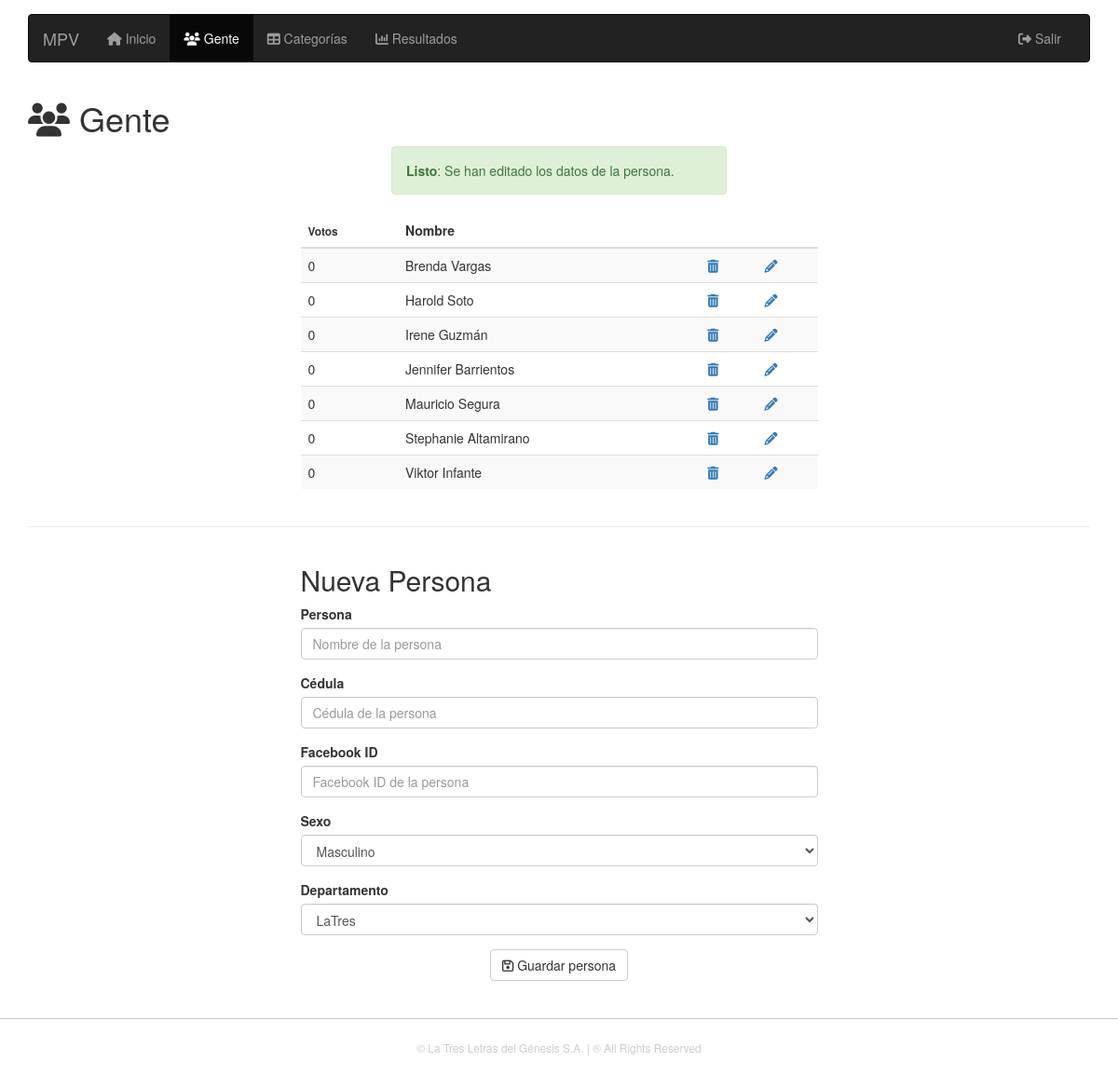
The app's page /admin/ppl.php?m=2 (signed in) with its own data.
### tables this page shows
CREATE TABLE IF NOT EXISTS `users` (
  `uid` int(11) NOT NULL AUTO_INCREMENT,
  `uname` varchar(50) NOT NULL,
  `upass` varchar(50) NOT NULL,
  `ufb` varchar(100) DEFAULT NULL,
  `usex` int(11) NOT NULL,
  `udepartment` int(11) NOT NULL DEFAULT '1',
  `ustatus` int(11) NOT NULL DEFAULT '1',
  PRIMARY KEY (`uid`)
);

### admin/ppl.php (the view, shortened to what this page needs)
<?php
require_once '-globals.php';
require_once '-session.php';
require_once '-head.php';
require_once '-nav.php';
$sth = $conn->prepare("SELECT users.uid, users.uname, IF((SELECT COUNT(binnacle.bid) FROM binnacle WHERE binnacle.buser = users.uid) IS NULL,0,COUNT(binnacle.bid)) AS uvotos FROM users LEFT JOIN binnacle ON binnacle.buser = users.uid WHERE users.ustatus = 1 GROUP BY users.uid ORDER BY 3 ASC, 2 ASC");
$sth->execute();
$sth_rows = $sth->fetchAll(PDO::FETCH_CLASS);
$sthSex = $conn->prepare("SELECT sid AS _id, slabel AS _label FROM sex");
$sthSex->execute();
$sthSex_rows = $sthSex->fetchAll(PDO::FETCH_CLASS);
$sthDepto = $conn->prepare("SELECT did AS _id, dlabel AS _label FROM department");
$sthDepto->execute();
$sthDepto_rows = $sthDepto->fetchAll(PDO::FETCH_CLASS);
?>
<div class="row"><div class="col-sm-12"><h1><i class="fa fa-users" aria-hidden="true"></i> Gente</h1></div></div>
<?php if(isset($_GET['m'])) { ?>
<div class="row">
	<div class="col-sm-4 col-sm-offset-4">
		<?php if( $_GET['m'] == 1 ) { ?>
		<div class="alert alert-success alert-dismissible" role="alert">
			<strong>Listo</strong>: Se ha ingresado en el sistema a la persona.
		</div>
		<?php } else if( $_GET['m'] == 2 ) { ?>
		<div class="alert alert-success alert-dismissible" role="alert">
			<strong>Listo</strong>: Se han editado los datos de la persona.
		</div>
		<?php } else if( $_GET['m'] == 3 ) { ?>
		<div class="alert alert-danger alert-dismissible" role="alert">
			<strong>Listo</strong>: Se ha borrado del sistema a la persona.
		</div>
		<?php } ?>
	</div>
</div>
<?php } ?>
<div class="row">
	<div class="col-sm-6 col-sm-offset-3">
		<table class="table table-striped">
			<thead>
				<tr>
					<th><small>Votos</small></th>
					<th>Nombre</th>
					<th></th>
					<th></th>
				</tr>
			</thead>
			<tbody>
				<?php for ($i=0; $i < count($sth_rows); $i++) { ?>
				<tr>
					<td><?php echo $sth_rows[$i]->uvotos; ?></td>
					<td><?php echo $sth_rows[$i]->uname; ?></td>
					<td><a href="ppl-delete.php?id=<?php echo $sth_rows[$i]->uid; ?>"><i class="fa fa-trash" aria-hidden="true"></i></a></td>
					<td><a href="ppl-edit.php?id=<?php echo $sth_rows[$i]->uid; ?>"><i class="fa fa-pencil" aria-hidden="true"></i></a></td>
				</tr>
				<?php } ?>
			</tbody>
		</table>
	</div>
</div>
<hr>
<form action="ppl-new-do.php" method="POST" class="row">
	<div class="col-sm-6 col-sm-offset-3">
		<h2>Nueva Persona</h2>
		<div class="form-group">
			<label for="name_txt">Persona</label>
			<input type="text" class="form-control" id="name_txt" name="name_txt" placeholder="Nombre de la persona">
		</div>
		<div class="form-group">
			<label for="docid_txt">Cédula</label>
			<input type="text" class="form-control" id="docid_txt" name="docid_txt" placeholder="Cédula de la persona">
		</div>
		<div class="form-group">
			<label for="fbuid_txt">Facebook ID</label>
			<input type="text" class="form-control" id="fbuid_txt" name="fbuid_txt" placeholder="Facebook ID de la persona">
		</div>
		<div class="form-group">
			<label for="sex_txt">Sexo</label>
			<select id="sex_txt" name="sex_txt" class="form-control"><?php echo getOption($sthSex_rows); ?></select>
		</div>
		<div class="form-group">
			<label for="depto_txt">Departamento</label>
			<select id="depto_txt" name="depto_txt" class="form-control"><?php echo getOption($sthDepto_rows); ?></select>
		</div>
		<div class="form-group text-center">
			<button class="btn btn-default" type="submit"><i class="fa fa-floppy-o" aria-hidden="true"></i> Guardar persona</button>
		</div>
	</div>
	</div>
<?php
require_once '-foot.php'; ?>

### admin/-head.php (shortened to what this page needs)
<!DOCTYPE html>
<html lang="es">
<head>
<link rel="stylesheet" href="style.css">
</head>
<body><div class="container">

### admin/-nav.php (shortened to what this page needs)
<?php
$cur_a = explode('/',$_SERVER["SCRIPT_NAME"]);
$cur_t = count($cur_a)-1;
$cur = str_replace('.php','',$cur_a[$cur_t]);
$cur_n_a = explode('-',$cur);
$cur_n = $cur_n_a[0];
function evalNavActive($value='') {
	global $cur_n;
	if($cur_n == $value) {
		return ' class="active"';
	} else {
		return '';
	}
}
?>
<nav class="navbar navbar-inverse">
	<div class="container-fluid">
		<div class="navbar-header">
			<a class="navbar-brand" href="panel.php">MPV</a>
			</div>
		<div class="collapse navbar-collapse" id="navbar">
			<ul class="nav navbar-nav">
				<li<?php echo evalNavActive('panel') ?>><a href="panel.php"><i class="fa fa-home" aria-hidden="true"></i> Inicio</a></li>
				<li<?php echo evalNavActive('ppl') ?>><a href="ppl.php"><i class="fa fa-users" aria-hidden="true"></i> Gente</a></li>
				<li<?php echo evalNavActive('cts') ?>><a href="cts.php"><i class="fa fa-table" aria-hidden="true"></i> Categorías</a></li>
				<li<?php echo evalNavActive('rsl') ?>><a href="rsl.php"><i class="fa fa-bar-chart" aria-hidden="true"></i> Resultados</a></li>
			</ul>
			<div class="navbar-right">
				<ul class="nav navbar-nav">
					<li><a href="-log-off.php"><i class="fa fa-sign-out" aria-hidden="true"></i> Salir</a></li>
				</ul>
			</div>
		</div>
	</div>
</nav>

### admin/-globals.php (shortened to what this page needs)
<?
function getOption($objOpt, $objSel = null) {
	$_opt = '';
	for ($i=0; $i < count($objOpt); $i++) {
		$_opt .= '<option value="'.$objOpt[$i]->_id.'"';
		$_opt .= '>'.$objOpt[$i]->_label.'</option>';
	}
	return $_opt;
}
?>

### admin/-foot.php (shortened to what this page needs)
<footer class="text-center"><small>© La Tres Letras del Génesis S.A. | ® All Rights Reserved</small></footer>
</body></html>

### records on screen
users: uvotos "0", uname "Brenda Vargas"
users: uvotos "0", uname "Harold Soto"
users: uvotos "0", uname "Irene Guzmán"
users: uvotos "0", uname "Jennifer Barrientos"
users: uvotos "0", uname "Mauricio Segura"
users: uvotos "0", uname "Stephanie Altamirano"
users: uvotos "0", uname "Viktor Infante"

### other values on screen
form field sex_txt "Masculino"
form field depto_txt "LaTres"
